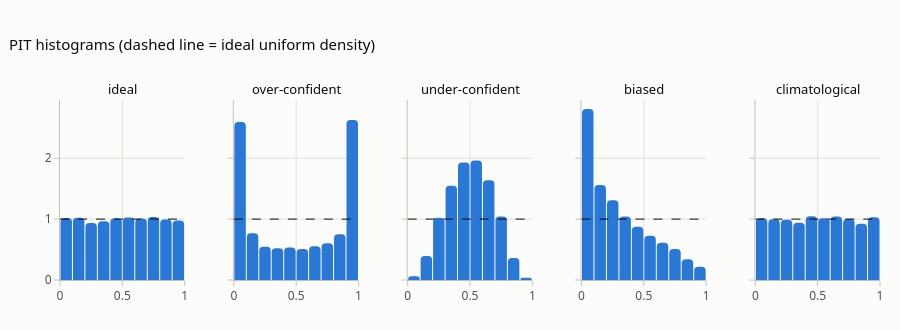

Notebook code cell kept with this figure:
### Markdown cell above
## 8. Calibration vs sharpness, demonstrated with the PIT

We simulate a truth $Y_t \sim N(\mu_t, 1)$ and compare four forecasters:

* **ideal**: $N(\mu_t,1)$
* **over-confident**: $N(\mu_t, 0.5^2)$, too narrow
* **under-confident**: $N(\mu_t, 2^2)$, too wide
* **biased**: $N(\mu_t+0.7, 1)$
* **climatological**: $N(\bar\mu, \text{var}(Y))$, which is calibrated but **not sharp**

### Code cell
n = 5000
mu_t = rng.normal(0, 2, n)
y = rng.normal(mu_t, 1)
forecasters = {
    "ideal": (mu_t, np.ones(n)),
    "over-confident": (mu_t, 0.5 * np.ones(n)),
    "under-confident": (mu_t, 2 * np.ones(n)),
    "biased": (mu_t + 0.7, np.ones(n)),
    "climatological": (np.full(n, y.mean()), np.full(n, y.std())),
}
fig = pf.subplots(1, 5, titles=list(forecasters), shared_yaxes=True, height=330,
                  title="PIT histograms (dashed line = ideal uniform density)")
rows = []
for c, (name, (m, s)) in enumerate(forecasters.items(), start=1):
    pit = stats.norm.cdf(y, m, s)
    pf.add_pit(fig, pit, row=1, col=c)
    rows.append({"forecaster": name,
                 "CRPS": pf.crps_gaussian(y, m, s).mean(),
                 "log score": pf.log_score_gaussian(y, m, s).mean(),
                 "90% coverage": pf.coverage(y, stats.norm.ppf(0.05, m, s), stats.norm.ppf(0.95, m, s)),
                 "sharpness (mean 90% width)": np.mean(stats.norm.ppf(0.95, m, s) - stats.norm.ppf(0.05, m, s))})
fig.update_layout(margin=dict(t=100))
fig.show()
pd.DataFrame(rows).set_index("forecaster")

### Figure 1 — Plotly figure (JSON) as saved in the notebook; plotly's stock layout.template omitted (floating-point values rounded to 4 significant figures)
{"data": [{"customdata": [[0.0, 0.1], [0.1, 0.2], [0.2, 0.3], [0.3, 0.4], [0.4, 0.5], [0.5, 0.6], [0.6, 0.7], [0.7, 0.8], [0.8, 0.9], [0.9, 1.0]], "hovertemplate": "u in [%{customdata[0]:.2f}, %{customdata[1]:.2f})<br>density %{y:.2f}<extra></extra>", "marker": {"color": "#2a78d6"}, "name": "PIT", "showlegend": false, "type": "bar", "width": [0.092, 0.092, 0.092, 0.092, 0.092, 0.092, 0.092, 0.092, 0.092, 0.092], "x": [0.05, 0.15, 0.25, 0.35, 0.45, 0.55, 0.65, 0.75, 0.85, 0.95], "xaxis": "x", "y": [1.02, 1.024, 0.936, 0.964, 1.014, 1.028, 1.008, 1.034, 0.994, 0.978], "yaxis": "y"}, {"customdata": [[0.0, 0.1], [0.1, 0.2], [0.2, 0.3], [0.3, 0.4], [0.4, 0.5], [0.5, 0.6], [0.6, 0.7], [0.7, 0.8], [0.8, 0.9], [0.9, 1.0]], "hovertemplate": "u in [%{customdata[0]:.2f}, %{customdata[1]:.2f})<br>density %{y:.2f}<extra></extra>", "marker": {"color": "#2a78d6"}, "name": "PIT", "showlegend": false, "type": "bar", "width": [0.092, 0.092, 0.092, 0.092, 0.092, 0.092, 0.092, 0.092, 0.092, 0.092], "x": [0.05, 0.15, 0.25, 0.35, 0.45, 0.55, 0.65, 0.75, 0.85, 0.95], "xaxis": "x2", "y": [2.594, 0.768, 0.544, 0.52, 0.532, 0.508, 0.556, 0.602, 0.75, 2.626], "yaxis": "y2"}, {"customdata": [[0.0, 0.1], [0.1, 0.2], [0.2, 0.3], [0.3, 0.4], [0.4, 0.5], [0.5, 0.6], [0.6, 0.7], [0.7, 0.8], [0.8, 0.9], [0.9, 1.0]], "hovertemplate": "u in [%{customdata[0]:.2f}, %{customdata[1]:.2f})<br>density %{y:.2f}<extra></extra>", "marker": {"color": "#2a78d6"}, "name": "PIT", "showlegend": false, "type": "bar", "width": [0.092, 0.092, 0.092, 0.092, 0.092, 0.092, 0.092, 0.092, 0.092, 0.092], "x": [0.05, 0.15, 0.25, 0.35, 0.45, 0.55, 0.65, 0.75, 0.85, 0.95], "xaxis": "x3", "y": [0.062, 0.396, 1.024, 1.548, 1.928, 1.962, 1.638, 1.044, 0.36, 0.038], "yaxis": "y3"}, {"customdata": [[0.0, 0.1], [0.1, 0.2], [0.2, 0.3], [0.3, 0.4], [0.4, 0.5], [0.5, 0.6], [0.6, 0.7], [0.7, 0.8], [0.8, 0.9], [0.9, 1.0]], "hovertemplate": "u in [%{customdata[0]:.2f}, %{customdata[1]:.2f})<br>density %{y:.2f}<extra></extra>", "marker": {"color": "#2a78d6"}, "name": "PIT", "showlegend": false, "type": "bar", "width": [0.092, 0.092, 0.092, 0.092, 0.092, 0.092, 0.092, 0.092, 0.092, 0.092], "x": [0.05, 0.15, 0.25, 0.35, 0.45, 0.55, 0.65, 0.75, 0.85, 0.95], "xaxis": "x4", "y": [2.808, 1.558, 1.308, 1.044, 0.874, 0.728, 0.612, 0.51, 0.342, 0.216], "yaxis": "y4"}, {"customdata": [[0.0, 0.1], [0.1, 0.2], [0.2, 0.3], [0.3, 0.4], [0.4, 0.5], [0.5, 0.6], [0.6, 0.7], [0.7, 0.8], [0.8, 0.9], [0.9, 1.0]], "hovertemplate": "u in [%{customdata[0]:.2f}, %{customdata[1]:.2f})<br>density %{y:.2f}<extra></extra>", "marker": {"color": "#2a78d6"}, "name": "PIT", "showlegend": false, "type": "bar", "width": [0.092, 0.092, 0.092, 0.092, 0.092, 0.092, 0.092, 0.092, 0.092, 0.092], "x": [0.05, 0.15, 0.25, 0.35, 0.45, 0.55, 0.65, 0.75, 0.85, 0.95], "xaxis": "x5", "y": [1.016, 0.998, 0.99, 0.94, 1.046, 1.012, 1.042, 1.002, 0.924, 1.03], "yaxis": "y5"}], "layout": {"annotations": [{"font": {"color": "#0b0b0b", "size": 13}, "showarrow": false, "text": "ideal", "x": 0.076, "xanchor": "center", "xref": "paper", "y": 1, "yanchor": "bottom", "yref": "paper"}, {"font": {"color": "#0b0b0b", "size": 13}, "showarrow": false, "text": "over-confident", "x": 0.288, "xanchor": "center", "xref": "paper", "y": 1, "yanchor": "bottom", "yref": "paper"}, {"font": {"color": "#0b0b0b", "size": 13}, "showarrow": false, "text": "under-confident", "x": 0.5, "xanchor": "center", "xref": "paper", "y": 1, "yanchor": "bottom", "yref": "paper"}, {"font": {"color": "#0b0b0b", "size": 13}, "showarrow": false, "text": "biased", "x": 0.712, "xanchor": "center", "xref": "paper", "y": 1, "yanchor": "bottom", "yref": "paper"}, {"font": {"color": "#0b0b0b", "size": 13}, "showarrow": false, "text": "climatological", "x": 0.924, "xanchor": "center", "xref": "paper", "y": 1, "yanchor": "bottom", "yref": "paper"}], "height": 330, "margin": {"t": 100}, "shapes": [{"line": {"color": "#0b0b0b", "dash": "dash", "width": 1}, "type": "line", "x0": 0, "x1": 1, "xref": "x domain", "y0": 1, "y1": 1, "yref": "y"}, {"line": {"color": "#0b0b0b", "dash": "dash", "width": 1}, "type": "line", "x0": 0, "x1": 1, "xref": "x2 domain", "y0": 1, "y1": 1, "yref": "y2"}, {"line": {"color": "#0b0b0b", "dash": "dash", "width": 1}, "type": "line", "x0": 0, "x1": 1, "xref": "x3 domain", "y0": 1, "y1": 1, "yref": "y3"}, {"line": {"color": "#0b0b0b", "dash": "dash", "width": 1}, "type": "line", "x0": 0, "x1": 1, "xref": "x4 domain", "y0": 1, "y1": 1, "yref": "y4"}, {"line": {"color": "#0b0b0b", "dash": "dash", "width": 1}, "type": "line", "x0": 0, "x1": 1, "xref": "x5 domain", "y0": 1, "y1": 1, "yref": "y5"}], "title": {"text": "PIT histograms (dashed line = ideal uniform density)"}, "xaxis": {"anchor": "y", "domain": [0, 0.152], "range": [0, 1]}, "xaxis2": {"anchor": "y2", "domain": [0.212, 0.364], "range": [0, 1]}, "xaxis3": {"anchor": "y3", "domain": [0.424, 0.576], "range": [0, 1]}, "xaxis4": {"anchor": "y4", "domain": [0.636, 0.788], "range": [0, 1]}, "xaxis5": {"anchor": "y5", "domain": [0.848, 1], "range": [0, 1]}, "yaxis": {"anchor": "x", "domain": [0, 1]}, "yaxis2": {"anchor": "x2", "domain": [0, 1], "matches": "y", "showticklabels": false}, "yaxis3": {"anchor": "x3", "domain": [0, 1], "matches": "y", "showticklabels": false}, "yaxis4": {"anchor": "x4", "domain": [0, 1], "matches": "y", "showticklabels": false}, "yaxis5": {"anchor": "x5", "domain": [0, 1], "matches": "y", "showticklabels": false}}}
